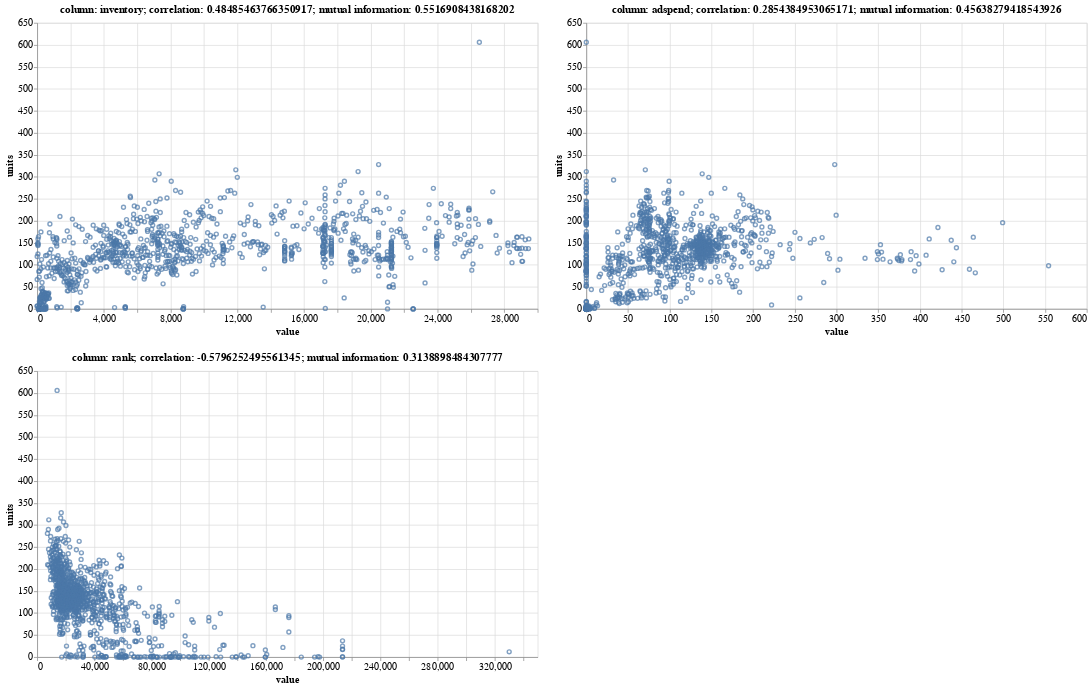

Source (notebook cell):
### Markdown cell above
### Correlation

### Code cell
melted_df = pd.melt(sales_df, ["dt", "units"])
independent_columns = ["inventory", "adspend", "rank"]
corr = sales_df.corr()["units"]
mutual_info = mutual_info_regression(sales_df[independent_columns], sales_df["units"])

scatter_plot = alt.Chart(melted_df).mark_point().encode(
    x=alt.X("value:Q", scale=alt.Scale(zero=False)),
    y=alt.Y("units:Q", scale=alt.Scale(zero=False))
)

alt.ConcatChart(
    concat=[
      scatter_plot.transform_filter(alt.FieldEqualPredicate(field="variable", equal=name)) \
                  .properties(title=f"column: {name}; correlation: {corr[name]}; mutual information: {mutual_info[i]}", height=400, width=700)
      for i, name in enumerate(independent_columns)
    ],
    columns=2
).resolve_axis(
    x="independent",
    y="independent"
).resolve_scale(
    x="independent",
    y="independent"
).configure_axis(
    labelFontSize=14,
    titleFontSize=14
).configure_title(fontSize=15)

### Figure 1 — Vega-Lite specification as saved in the notebook (floating-point values rounded to 4 significant figures; data arrays with more than 128 entries replaced by an {"elided": "..."} marker saying what was removed)
{"$schema": "https://vega.github.io/schema/vega-lite/v4.8.1.json", "columns": 2, "concat": [{"encoding": {"x": {"field": "value", "scale": {"zero": false}, "type": "quantitative"}, "y": {"field": "units", "scale": {"zero": false}, "type": "quantitative"}}, "height": 400, "mark": "point", "title": "column: inventory; correlation: 0.48485463766350917; mutual information: 0.5516908438168202", "transform": [{"filter": {"equal": "inventory", "field": "variable"}}], "width": 700}, {"encoding": {"x": {"field": "value", "scale": {"zero": false}, "type": "quantitative"}, "y": {"field": "units", "scale": {"zero": false}, "type": "quantitative"}}, "height": 400, "mark": "point", "title": "column: adspend; correlation: 0.2854384953065171; mutual information: 0.45638279418543926", "transform": [{"filter": {"equal": "adspend", "field": "variable"}}], "width": 700}, {"encoding": {"x": {"field": "value", "scale": {"zero": false}, "type": "quantitative"}, "y": {"field": "units", "scale": {"zero": false}, "type": "quantitative"}}, "height": 400, "mark": "point", "title": "column: rank; correlation: -0.5796252495561345; mutual information: 0.3138898484307777", "transform": [{"filter": {"equal": "rank", "field": "variable"}}], "width": 700}], "config": {"axis": {"labelFontSize": 14, "titleFontSize": 14}, "title": {"fontSize": 15}, "view": {"continuousHeight": 300, "continuousWidth": 400}}, "data": {"name": "data-edf4d73cdaa8464868b4fa6e88426179"}, "datasets": {"data-edf4d73cdaa8464868b4fa6e88426179": {"elided": "3174 records"}}, "resolve": {"axis": {"x": "independent", "y": "independent"}, "scale": {"x": "independent", "y": "independent"}}}
